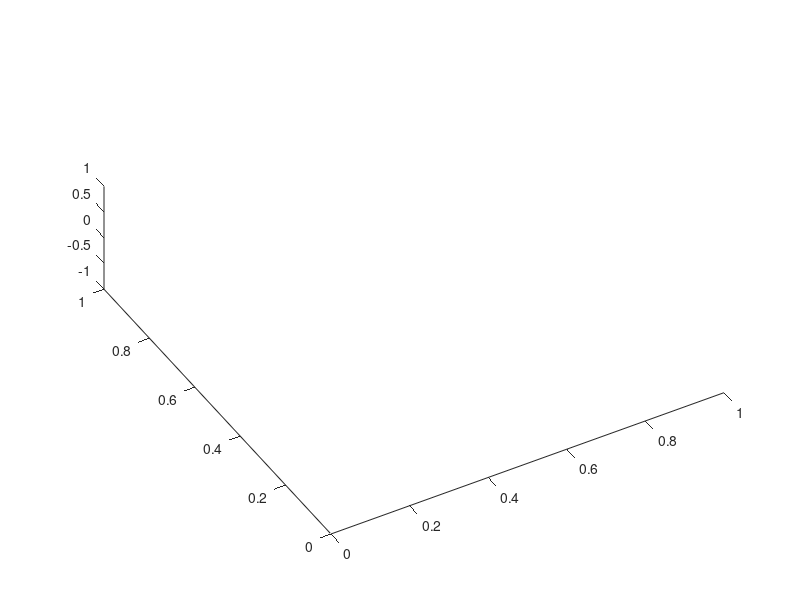

MATLAB code to generate this figure: (Note: this script raises an error after producing the figure.)
%Updated 1st July 2010
%Updated 13 Sept 2010
%double checked on 7 Feb 2013
close all; clc;
figure; view(-30,70);

qL2 = qL2_tmp;
qR2 = qR2_tmp;

global hip_Comy lengthupperleg lengthunderleg footankletotip footankletoside footankletoback PI
global T Time_startwalking TotalStepTime
Lfront=footankletotip;
Lback=footankletoback;
Lside=footankletoside;
% view(0,0);
[row col]=size(qR2);
if row>col
    qR_plot=qR2;
    qL_plot=qL2;
else
    qR_plot=qR2';
    qL_plot=qL2';
end
clear row col
% pause(2)
q0_r = [];
q1_r = [];
q2_r = [];
q3_r = [];
q4_r = [];
q5_r = [];

q0_l = [];
q1_l = [];
q2_l = [];
q3_l = [];
q4_l = [];
q5_l = [];


tic
for n= 1:10:floor( (TotalStepTime)/T)% 0.2/T
    hold off;
    newplot;
    
%     plot3(zmpx,zmpy,zmpz,zmpx_multibody,zmpy_multibody,zmpz,zmpx_multibody2,zmpy_multibody2,zmpz,xh,yh,zh,xh2,yh2,zh,COG_Global(1,:),COG_Global(2,:),COG_Global(3,:))
    plot3(zmpx,zmpy,zmpz,'k')
%     plot3(zmpx_multibody,zmpy_multibody,zmpz,'r')
    plot3(zmpx_multibody2,zmpy_multibody2,zmpz,'r')
%     plot3(xh,yh,zh)
    plot3(xh2,yh2,zh)
%     plot3(COG_Global(1,:),COG_Global(2,:),COG_Global(3,:))
    plot3(COG_Global2(1,:),COG_Global2(2,:),COG_Global2(3,:))
    hold on;
    plot3(Foot_PL(1,:),Foot_PL(2,:),Foot_PL(3,:),Foot_PR(1,:),Foot_PR(2,:),Foot_PR(3,:));
    
    % include ankle joint to foot
    linkanklefootLegL=line('erase','normal');
    linkanklefootLegR=line('erase','normal');
    
    
    linkupperbody=line('erase','normal');
    linkhip      =line('erase','normal');
    linkupperlegL=line('erase','normal');
    linklowerlegL=line('erase','normal');
    linkupperlegR=line('erase','normal');
    linklowerlegR=line('erase','normal');
    
    linkfootfL=line('erase','normal');
    linkfootrL=line('erase','normal');
    linkfootlL=line('erase','normal');
    linkfootbL=line('erase','normal');
    
    linkfootfR=line('erase','normal');
    linkfootrR=line('erase','normal');
    linkfootlR=line('erase','normal');
    linkfootbR=line('erase','normal');
    
    % ZMPDes=line('erase','normal');
    % ZMPmulti1=line('erase','normal');
    % ZMPmulti2=line('erase','normal');
    ZMPDes=line('erase','normal');
    ZMPreal=line('erase','normal');
    
    set(linkupperbody,'Marker','.','MarkerEdgeColor',[240 150 10]/255,'Color',[240 150 10]/255,'Linewidth',[3],'MarkerSize',[40]);
    set(linkhip,'Marker','.','MarkerEdgeColor',[90 100 110]/255,'Color',[240 150 10]/255,'Linewidth',[3],'MarkerSize',[20]);
    set(linkupperlegL,'Marker','.','MarkerEdgeColor',[90 0 110]/255,'Color',[4 118 246]/255,'Linewidth',[3],'MarkerSize',[20]);
    set(linklowerlegL,'Marker','.','MarkerEdgeColor',[90 0 110]/255,'Color',[4 118 246]/255,'Linewidth',[3],'MarkerSize',[20]);
    set(linkupperlegR,'Marker','.','MarkerEdgeColor',[90 0 110]/255,'Color',[250 50 10]/255,'Linewidth',[3],'MarkerSize',[20]);
    set(linklowerlegR,'Marker','.','MarkerEdgeColor',[90 0 110]/255,'Color',[250 50 10]/255,'Linewidth',[3],'MarkerSize',[20]);
    
    set(linkfootfL,'Marker','.','MarkerEdgeColor',[0.5;0.5;0.5],'Color',[4 118 246]/255,'Linewidth',[2],'MarkerSize',[6]);
    set(linkfootrL,'Marker','.','MarkerEdgeColor',[0.5;0.5;0.5],'Color',[4 118 246]/255,'Linewidth',[2],'MarkerSize',[6]);
    set(linkfootlL,'Marker','.','MarkerEdgeColor',[0.5;0.5;0.5],'Color',[4 118 246]/255,'Linewidth',[2],'MarkerSize',[6]);
    set(linkfootbL,'Marker','.','MarkerEdgeColor',[0.5;0.5;0.5],'Color',[4 118 246]/255,'Linewidth',[2],'MarkerSize',[6]);
    
    set(linkfootfR,'Marker','.','MarkerEdgeColor',[0.5;0.5;0.5],'Color',[250 50 10]/255,'Linewidth',[2],'MarkerSize',[6]);
    set(linkfootrR,'Marker','.','MarkerEdgeColor',[0.5;0.5;0.5],'Color',[250 50 10]/255,'Linewidth',[2],'MarkerSize',[6]);
    set(linkfootlR,'Marker','.','MarkerEdgeColor',[0.5;0.5;0.5],'Color',[250 50 10]/255,'Linewidth',[2],'MarkerSize',[6]);
    set(linkfootbR,'Marker','.','MarkerEdgeColor',[0.5;0.5;0.5],'Color',[250 50 10]/255,'Linewidth',[2],'MarkerSize',[6]);
    
    % set(ZMPDes,'Marker','.','MarkerEdgeColor',[0.5;0.5;0.5],'Color','b','Linewidth',[2],'MarkerSize',[6]);
    % set(ZMPmulti1,'Marker','.','MarkerEdgeColor',[0.5;0.5;0.5],'Color','g','Linewidth',[2],'MarkerSize',[6]);
    % set(ZMPmulti2,'Marker','.','MarkerEdgeColor',[0.5;0.5;0.5],'Color','r','Linewidth',[2],'MarkerSize',[6]);
    
    set(ZMPDes,'XData',[zmpx(n);zmpx(n)],'YData',[zmpy(n);zmpy(n)],'ZData',[0;-0.02]);
    set(ZMPreal,'XData',[zmpx_multibody2(n);zmpx_multibody2(n)],'YData',[zmpy_multibody2(n);zmpy_multibody2(n)],'ZData',[0;-0.04]);
    
    
    % include ankle joint to foot
    set(linkanklefootLegL,'Marker','.','MarkerEdgeColor',[0.5;0.5;0.5],'Color',[4 118 246]/255,'Linewidth',[3],'MarkerSize',[6]);
    set(linkanklefootLegR,'Marker','.','MarkerEdgeColor',[0.5;0.5;0.5],'Color',[250 50 10]/255,'Linewidth',[3],'MarkerSize',[6]);
    
    
    axis('equal');
    % axis([-.1 max(comx)+0.2 -0.2 0.2 0 0.6]); grid on;
    axis([-.1 max(zmpx)+.2 -0.12 0.12]);
    view(90,0);
%     view(0,0);
%     view(3)
    
    %%%%%%%%%%%%%%% here plot the walking robot%%%%%%%%%%%%%%%%%%%%%%%%%%
    
    body_head=Body_P2(:,n)+Body_R(:,:,n)* [0;0;0.1];
    
    hip_left = Body_P2(:,n)+Body_R(:,:,n)* [0.0;hip_Comy;0];
    
    c1=cos(qL_plot(n,1)); %Y
    s1=sin(qL_plot(n,1));
    
    c2=cos(qL_plot(n, 2)); %X
    s2=sin(qL_plot(n,2));
    
    c3=cos(qL_plot(n,3)); %Z
    s3=sin(qL_plot(n,3));
    
    Rupperleg(1,1) = c1*c3;               Rupperleg(1,2) = -c1*s3+s1*s2*c3;     Rupperleg(1,3) = s1*c2;
    Rupperleg(2,1) = c2*s3;               Rupperleg(2,2) = c2*c3;               Rupperleg(2,3) = -s2;
    Rupperleg(3,1) = -s1*c3+c1*s2*s3;     Rupperleg(3,2) = s1*s3+c1*s2*c3;      Rupperleg(3,3) = c1*c2;
    
    knee_left = hip_left + Body_R(:,:,n)*Rupperleg*[0;0;-lengthupperleg];
    
    c4 = cos(qL_plot(n,4)); %Y
    s4 = sin(qL_plot(n,4));
    
    Runderleg(1,1) = c4;     Runderleg(1,2) = 0;   Runderleg(1,3) = s4;
    Runderleg(2,1) = 0.0;    Runderleg(2,2) = 1;   Runderleg(2,3) = 0;
    Runderleg(3,1) = -s4;    Runderleg(3,2) = 0;   Runderleg(3,3) = c4;
    
    ankle_left = knee_left + Body_R(:,:,n)*Rupperleg*Runderleg*[0;0;-lengthunderleg];
    
    c5 = cos(qL_plot(n,5)); %Y
    s5 = sin(qL_plot(n,5));
    c6 = cos(qL_plot(n,6)); %X
    s6 = sin(qL_plot(n,6));
    
    Rfoot(1,1) = c5;    Rfoot(1,2) = s5*s6;     Rfoot(1,3) = s5*c6;
    Rfoot(2,1) = 0;     Rfoot(2,2) = c6;        Rfoot(2,3) = -s6;
    Rfoot(3,1) = -s5;   Rfoot(3,2) = c5*s6;     Rfoot(3,3) = c6*c5;
    
    footfl_left = ankle_left + Body_R(:,:,n)*Rupperleg*Runderleg*Rfoot*[footankletotip;footankletoside; -ankle_height];
    footfr_left = ankle_left + Body_R(:,:,n)*Rupperleg*Runderleg*Rfoot*[footankletotip;-footankletoside;-ankle_height];
    footbl_left = ankle_left + Body_R(:,:,n)*Rupperleg*Runderleg*Rfoot*[-footankletoback;footankletoside;-ankle_height];
    footbr_left = ankle_left + Body_R(:,:,n)*Rupperleg*Runderleg*Rfoot*[-footankletoback;-footankletoside;-ankle_height];
    
    hip_right = Body_P2(:,n) +  Body_R(:,:,n) * [0.0;-hip_Comy;0];
    
    c1=cos(qR_plot(n,1)); %Y
    s1=sin(qR_plot(n,1));
    
    c2=cos(qR_plot(n,2)); %X
    s2=sin(qR_plot(n,2));
    
    c3=cos(qR_plot(n,3)); %Z
    s3=sin(qR_plot(n,3));
    
    Rupperleg(1,1) = c1*c3;               Rupperleg(1,2) = -c1*s3+s1*s2*c3;     Rupperleg(1,3) = s1*c2;
    Rupperleg(2,1) = c2*s3;               Rupperleg(2,2) = c2*c3;               Rupperleg(2,3) = -s2;
    Rupperleg(3,1) = -s1*c3+c1*s2*s3;     Rupperleg(3,2) = s1*s3+c1*s2*c3;      Rupperleg(3,3) = c1*c2;
    
    knee_right= hip_right + Body_R(:,:,n)*Rupperleg*[0;0;-lengthupperleg];
    
    c4 = cos(qR_plot(n,4)); %Y
    s4 = sin(qR_plot(n,4));
    
    Runderleg(1,1) = c4;     Runderleg(1,2) = 0;   Runderleg(1,3) = s4;
    Runderleg(2,1) = 0.0;    Runderleg(2,2) = 1;   Runderleg(2,3) = 0;
    Runderleg(3,1) = -s4;    Runderleg(3,2) = 0;   Runderleg(3,3) = c4;
    
    ankle_right = knee_right + Body_R(:,:,n)*Rupperleg*Runderleg*[0;0;-lengthunderleg];
    
    c5 = cos(qR_plot(n,5)); %Y
    s5 = sin(qR_plot(n,5));
    c6 = cos(qR_plot(n,6)); %X
    s6 = sin(qR_plot(n,6));
    
    Rfoot(1,1) = c5;    Rfoot(1,2) = s5*s6;     Rfoot(1,3) = s5*c6;
    Rfoot(2,1) = 0;     Rfoot(2,2) = c6;        Rfoot(2,3) = -s6;
    Rfoot(3,1) = -s5;   Rfoot(3,2) = c5*s6;     Rfoot(3,3) = c6*c5;
    
    footfl_right = ankle_right + Body_R(:,:,n)*Rupperleg*Runderleg*Rfoot*[footankletotip;footankletoside;-ankle_height];
    footfr_right = ankle_right + Body_R(:,:,n)*Rupperleg*Runderleg*Rfoot*[footankletotip;-footankletoside;-ankle_height];
    footbl_right = ankle_right + Body_R(:,:,n)*Rupperleg*Runderleg*Rfoot*[-footankletoback;footankletoside;-ankle_height];
    footbr_right = ankle_right + Body_R(:,:,n)*Rupperleg*Runderleg*Rfoot*[-footankletoback;-footankletoside;-ankle_height];
    
    %update linepositions
    offset = 0.03;
    
    set(linkupperbody,'XData',[Body_P2(1,n);body_head(1)],'YData',[Body_P2(2,n);body_head(2)],'ZData',[Body_P2(3,n);body_head(3)]);
    set(linkhip,'XData',[hip_left(1);hip_right(1)],'YData',[hip_left(2);hip_right(2)],'ZData',[hip_left(3);hip_right(3)]);
    set(linkupperlegL,'XData',[hip_left(1);knee_left(1)],'YData',[hip_left(2);knee_left(2)],'ZData',[hip_left(3);knee_left(3)]);
    
    
    q0_r = [q0_r; angle_jnt([hip_right(1:2); hip_right(3)-0.05], hip_right, knee_right,'sag')];
    text(hip_right(1)+offset,hip_right(2)+offset,hip_right(3),strcat('q0: ', num2str(q0_r(end))));
    
    %         q1_r = [q1_r; angle_jnt([hip_right(1:2); hip_right(3)-0.05], hip_right, knee_right,'front')];
    %         text(hip_right(1)+offset,hip_right(2)+offset,hip_right(3)-2*offset,strcat('q1: ',num2str(q1_r(end))));
    
    q1_r = [q1_r; angle_jnt([hip_right(1); hip_right(2)+0.05; hip_right(3)], hip_right, knee_right,'front')];
    q1_r(end) = q1_r(end)-90;
    text(hip_right(1)+offset,hip_right(2)+offset,hip_right(3)-2*offset,strcat('q1: ',num2str(q1_r(end))));
    
    q0_l = [q0_l; angle_jnt([hip_left(1:2); hip_left(3)-0.05], hip_left, knee_left,'sag')];
    text(hip_left(1)+offset,hip_left(2)+offset,hip_left(3),strcat('q0: ', num2str(q0_l(end))));
    
    %         q1_l = [q1_l; angle_jnt([hip_left(1:2); hip_left(3)-0.05], hip_left, knee_left,'front')];
    %         text(hip_left(1)+offset,hip_left(2)+offset,hip_left(3)-2*offset,strcat('q1: ',num2str(q1_l(end))));
    %
    q1_l = [q1_l; angle_jnt([hip_left(1); hip_left(2)-0.05; hip_left(3)], hip_left, knee_left,'front')];
    q1_l(end) = q1_l(end) - 90;
    text(hip_left(1)+offset,hip_left(2)+offset,hip_left(3)-2*offset,strcat('q1: ',num2str(q1_l(end))));
    
    
    set(linklowerlegL,'XData',[knee_left(1);ankle_left(1)],'YData',[knee_left(2);ankle_left(2)],'ZData',[knee_left(3);ankle_left(3)]);
    set(linkupperlegR,'XData',[hip_right(1);knee_right(1)],'YData',[hip_right(2);knee_right(2)],'ZData',[hip_right(3);knee_right(3)]);
    
    q3_r = [q3_r; angle_jnt(hip_right, knee_right, ankle_right,'sag')];
    q3_r(end) = -1*(180-q3_r(end));
    text(knee_right(1)+offset,knee_right(2)+offset,knee_right(3),num2str(q3_r(end)));
    
    q4_r = [q4_r; angle_jnt([ankle_right(1:2); ankle_right(3)+0.05], ankle_right, knee_right,'sag')];
    q4_r = -1*abs(q4_r);
    text(ankle_right(1)+offset, ankle_right(2)+offset, ankle_right(3), num2str(q4_r(end)));
    
    q3_l = [q3_l; angle_jnt(hip_left, knee_left, ankle_left,'sag')];
    q3_l(end) = -1*(180-q3_l(end));
    text(knee_left(1)+offset,knee_left(2)+offset,knee_left(3),num2str(q3_l(end)));
    
    q4_l = [q4_l; angle_jnt([ankle_left(1:2); ankle_left(3)+0.05], ankle_left, knee_left,'sag')];
    q4_l = -1*abs(q4_l);
    text(ankle_left(1)+offset, ankle_left(2)+offset, ankle_left(3), num2str(q4_l(end)));
    
    
    q5_r = [q5_r; angle_jnt([ankle_right(1);ankle_right(2)+0.05; ankle_right(3)], ankle_right, knee_right,'front')];
    q5_r(end) = q5_r(end)-90;
    text(ankle_right(1)+offset, ankle_right(2)-offset, ankle_right(3), strcat('q5: ',num2str(q5_r(end))));
    
    q5_l = [q5_l; angle_jnt([ankle_left(1);ankle_left(2)+0.05; ankle_left(3)], ankle_left, knee_left,'front')];
    q5_l(end) = 90-q5_l(end);
    text(ankle_left(1)+offset, ankle_left(2)-offset, ankle_left(3), num2str(q5_l(end)));
    
    
    set(linklowerlegR,'XData',[knee_right(1);ankle_right(1)],'YData',[knee_right(2);ankle_right(2)],'ZData',[knee_right(3);ankle_right(3)]);
    
    set(linkfootfL,'XData',[footfl_left(1);footfr_left(1)],'YData',[footfl_left(2);footfr_left(2)],'ZData',[footfl_left(3);footfr_left(3)]);
    set(linkfootbL,'XData',[footbl_left(1);footbr_left(1)],'YData',[footbl_left(2);footbr_left(2)],'ZData',[footbl_left(3);footbr_left(3)]);
    set(linkfootlL,'XData',[footfl_left(1);footbl_left(1)],'YData',[footfl_left(2);footbl_left(2)],'ZData',[footfl_left(3);footbl_left(3)]);
    set(linkfootrL,'XData',[footfr_left(1);footbr_left(1)],'YData',[footfr_left(2);footbr_left(2)],'ZData',[footfr_left(3);footbr_left(3)]);
    
    set(linkfootfR,'XData',[footfl_right(1);footfr_right(1)],'YData',[footfl_right(2);footfr_right(2)],'ZData',[footfl_right(3);footfr_right(3)]);
    set(linkfootbR,'XData',[footbl_right(1);footbr_right(1)],'YData',[footbl_right(2);footbr_right(2)],'ZData',[footbl_right(3);footbr_right(3)]);
    set(linkfootlR,'XData',[footfl_right(1);footbl_right(1)],'YData',[footfl_right(2);footbl_right(2)],'ZData',[footfl_right(3);footbl_right(3)]);
    set(linkfootrR,'XData',[footfr_right(1);footbr_right(1)],'YData',[footfr_right(2);footbr_right(2)],'ZData',[footfr_right(3);footbr_right(3)]);
    
    % include ankle joint to foot
    set(linkanklefootLegL,'XData',[ankle_left(1);ankle_left(1)],'YData',[ankle_left(2);ankle_left(2)],'ZData',[ankle_left(3);ankle_left(3)-ankle_height]);
    set(linkanklefootLegR,'XData',[ankle_right(1);ankle_right(1)],'YData',[ankle_right(2);ankle_right(2)],'ZData',[ankle_right(3);ankle_right(3)-ankle_height]);
    
    
    %    set(ZMPDes,'XData',[zmpx(n);zmpx(n)],'YData',[zmpy(n);zmpy(n)],'ZData',[0;-0.02]);
    %    set(ZMPmulti1,'XData',[zmpx_multibody(n);zmpx_multibody(n)],'YData',[zmpy_multibody(n);zmpy_multibody(n)],'ZData',[0;-0.03]);
    %    set(ZMPmulti2,'XData',[zmpx_multibody2(n);zmpx_multibody2(n)],'YData',[zmpy_multibody2(n);zmpy_multibody2(n)],'ZData',[0;-0.05]);
    
    %    set the time elapsed watch
    %    text(max(comx), -0.0, 0.55, ['time=',num2str(time(n),'%5.3f')],'EdgeColor','blue','FontSize',12);
    title('Simulation of Walking Robot','FontSize',20)
    xlabel('Distance in x Axis: m','FontSize',20);
    zlabel('Distance in z Axis: m','FontSize',20);
    
    drawnow;
    %     F(j) = getframe;
    pause(0);
end

toc

%%
q2_l = zeros(size(q1_l));
q2_r = zeros(size(q1_l));

qL2 = -qL2*180/pi;
qR2 = -qR2*180/pi;

qL2(2,:) = -qL2(2,:);

% qR2(3,:) = -qR2(3,:);
qL2(3,:) = -qL2(3,:);

qL2(5,:) = -qL2(5,:);
qR2(5,:) = -qR2(5,:);

qL2(6,:) = -qL2(6,:);

%% Plotting angles
figure, hold on
q0_l_new = interp1(0:length(q0_l)-1,q0_l,0:length(q0_l)/length(qL2):length(q0_l)-1);
q0_r_new = interp1(0:length(q0_r)-1,q0_r,0:length(q0_r)/length(qR2):length(q0_r)-1);
% plot(q0_l_new, '-r','LineWidth',3);
% plot(q0_r_new, '-b','LineWidth',3);

plot(qL2(1,:), '.r','LineWidth',4);
plot(qR2(1,:), '.b','LineWidth',4);

legend('Left Leg jnt 0','Right Leg jnt0');

%%
figure, hold on
q1_l_new = interp1(0:length(q1_l)-1,q1_l,0:length(q1_l)/length(qL2):length(q1_l)-1);
q1_r_new = interp1(0:length(q1_r)-1,q1_r,0:length(q1_r)/length(qR2):length(q1_r)-1);
% plot(q1_l_new, '-r','LineWidth',3);
% plot(q1_r_new, '-b','LineWidth',3);

plot(qL2(2,:), '.r','LineWidth',4);
plot(qR2(2,:), '.b','LineWidth',4);

legend('Left Leg jnt 1','Right Leg jnt1');

%%
figure, hold on
q2_l_new = interp1(0:length(q2_l)-1,q2_l,0:length(q2_l)/length(qL2):length(q2_l)-1);
q2_r_new = interp1(0:length(q2_r)-1,q2_r,0:length(q2_r)/length(qR2):length(q2_r)-1);
% plot(q2_l_new, '-r','LineWidth',3);
% plot(q2_r_new, '-b','LineWidth',3);

plot(qL2(3,:), '.r','LineWidth',4);
plot(qR2(3,:), '.b','LineWidth',4);

legend('Left Leg jnt 2','Right Leg jnt2');

%%
figure, hold on
q3_l_new = interp1(0:length(q3_l)-1,q3_l,0:length(q3_l)/length(qL2):length(q3_l)-1);
q3_r_new = interp1(0:length(q3_r)-1,q3_r,0:length(q3_r)/length(qR2):length(q3_r)-1);
% plot(q3_l_new, '-r','LineWidth',3);
% plot(q3_r_new, '-b','LineWidth',3);

plot(qL2(4,:), '.r','LineWidth',4);
plot(qR2(4,:), '.b','LineWidth',4);

legend('Left Leg jnt 3','Right Leg jnt3');

%%
figure, hold on
q4_l_new = interp1(0:length(q4_l)-1,q4_l,0:length(q4_l)/length(qL2):length(q4_l)-1);
q4_r_new = interp1(0:length(q4_r)-1,q4_r,0:length(q4_r)/length(qR2):length(q4_r)-1);
% plot(q4_l_new, '-r','LineWidth',3);
% plot(q4_r_new, '-b','LineWidth',3);

plot(qL2(5,:), '.r','LineWidth',4);
plot(qR2(5,:), '.b','LineWidth',4);


legend('Left Leg jnt 4','Right Leg jnt4');
%%
figure, hold on
q5_l_new = interp1(0:length(q5_l)-1,q5_l,0:length(q5_l)/length(qL2):length(q5_l)-1);
q5_r_new = interp1(0:length(q5_r)-1,q5_r,0:length(q5_r)/length(qR2):length(q5_r)-1);
% plot(q5_l_new, '-r','LineWidth',3);
% plot(q5_r_new, '-b','LineWidth',3);

plot(qL2(6,:), '.r','LineWidth',4);
plot(qR2(6,:), '.b','LineWidth',4);

legend('Left Leg jnt 5','Right Leg jnt5');
%
%% THIRD WAY
cd /home/jorhabib/iCub/contrib/src/balancing/walkPlayer/build
fidr5 = fopen('seq_leg_right.txt','w');
fidl5 = fopen('seq_leg_left.txt','w');
Tsimu = T;
timeoffset = 3;

manual_off5 = 0;
scale=1.15;
i=0;fprintf(fidr5, strcat([num2str(i+1),' ',num2str(Tsimu*i)           ,' ','%2.2f %2.2f %2.2f %2.2f %2.2f %2.2f\n']),qR2(1,i+1), qR2(2,i+1), qR2(3,i+1), qR2(4,i+1), qR2(5,i+1)+manual_off5, scale*qR2(6,i+1));
for (i=0:length(qR2)-1)
    fprintf(fidr5, strcat([num2str(i+1),' ',num2str(Tsimu*i+timeoffset),' ','%2.2f %2.2f %2.2f %2.2f %2.2f %2.2f\n']),qR2(1,i+1), qR2(2,i+1), qR2(3,i+1), qR2(4,i+1), qR2(5,i+1)+manual_off5, scale*qR2(6,i+1));
end

i=0;fprintf(fidl5, strcat([num2str(i+1),' ',num2str(Tsimu*i)           ,' ','%2.2f %2.2f %2.2f %2.2f %2.2f %2.2f\n']),qL2(1,i+1), qL2(2,i+1), qL2(3,i+1), qL2(4,i+1), qL2(5,i+1)+manual_off5, qL2(6,i+1));
for (i=0:length(qL2)-1)
    fprintf(fidl5, strcat([num2str(i+1),' ',num2str(Tsimu*i+timeoffset),' ','%2.2f %2.2f %2.2f %2.2f %2.2f %2.2f\n']),qL2(1,i+1), qL2(2,i+1), qL2(3,i+1), qL2(4,i+1), qL2(5,i+1)+manual_off5, qL2(6,i+1));
end

cd /home/jorhabib/iCub/contrib/src/misc/walking/WalkingMatlabCode
fclose(fidr5);
fclose(fidl5);